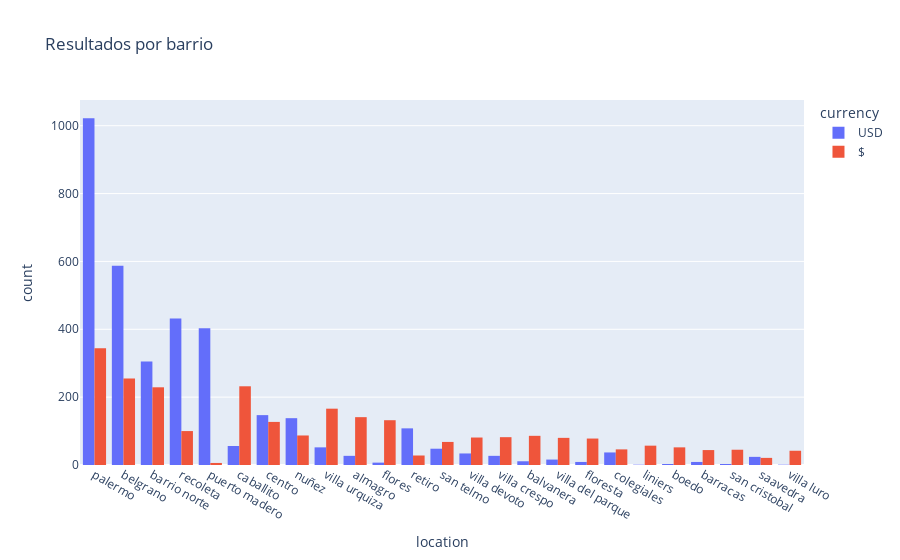

This figure's notebook cell:
### Markdown cell above
Entonces vemos que la mayoria de las publicaciones (57%) son en dolares

### Code cell
px.histogram(
    df2,
    x="location",
    barmode="group",
    title="Resultados por barrio",
    color="currency"
    ).update_xaxes(categoryorder="total descending")

### Figure 1 — Plotly figure (JSON) as saved in the notebook; plotly's stock layout.template omitted (floating-point values rounded to 4 significant figures; data arrays with more than 128 entries replaced by an {"elided": "..."} marker saying what was removed)
{"data": [{"alignmentgroup": "True", "bingroup": "x", "hovertemplate": "currency=USD<br>location=%{x}<br>count=%{y}<extra></extra>", "legendgroup": "USD", "marker": {"color": "#636efa", "pattern": {"shape": ""}}, "name": "USD", "offsetgroup": "USD", "orientation": "v", "showlegend": true, "type": "histogram", "x": {"elided": "3507 str values"}, "xaxis": "x", "yaxis": "y"}, {"alignmentgroup": "True", "bingroup": "x", "hovertemplate": "currency=$<br>location=%{x}<br>count=%{y}<extra></extra>", "legendgroup": "$", "marker": {"color": "#EF553B", "pattern": {"shape": ""}}, "name": "$", "offsetgroup": "$", "orientation": "v", "showlegend": true, "type": "histogram", "x": {"elided": "2629 str values"}, "xaxis": "x", "yaxis": "y"}], "layout": {"barmode": "group", "legend": {"title": {"text": "currency"}, "tracegroupgap": 0}, "title": {"text": "Resultados por barrio"}, "xaxis": {"anchor": "y", "categoryorder": "total descending", "domain": [0, 1], "title": {"text": "location"}}, "yaxis": {"anchor": "x", "domain": [0, 1], "title": {"text": "count"}}}}
